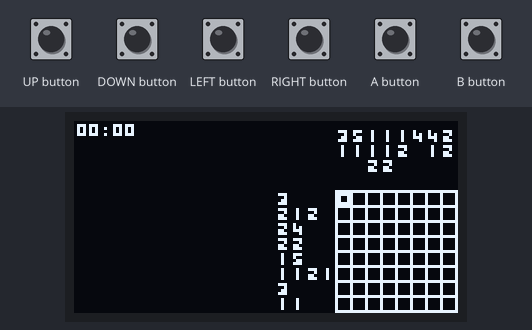
Simulated run of this sketch. Board: Arduboy, built with avr-gcc and run on an emulated ATmega32U4. On the bench: 128×64 one-colour display. The test bench sets the inputs (shaded band). Random numbers use the default seed unless the sketch sets one.

Above: at 1.2 s.
1.3 s: A button pressed for 0.15 s
At 3.6 s:
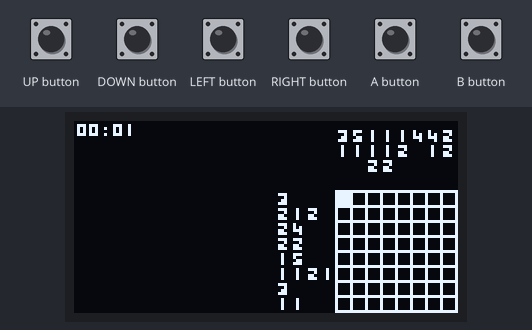
4.4 s: DOWN button pressed for 0.15 s
At 5.1 s:
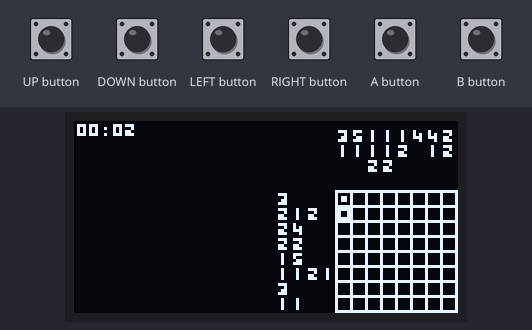
6.1 s: A button pressed for 1 s
10.1 s: UP button pressed for 0.15 s
At 12.4 s:
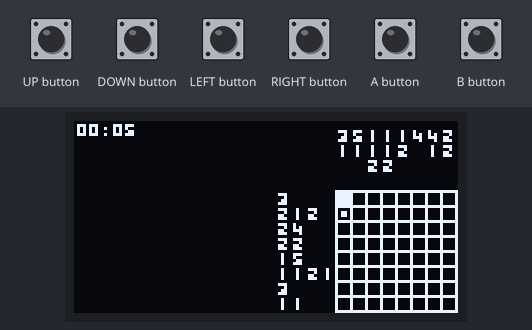
12.9 s: DOWN button pressed for 1 s
At 16.7 s:
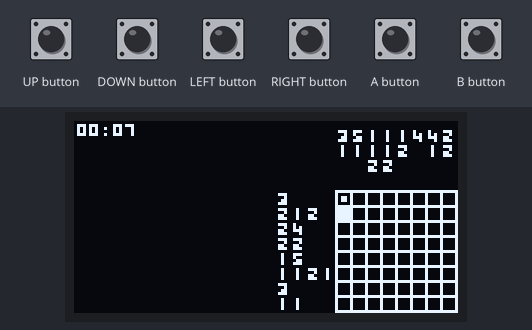
16.9 s: DOWN button pressed for 0.15 s
At 19.6 s:
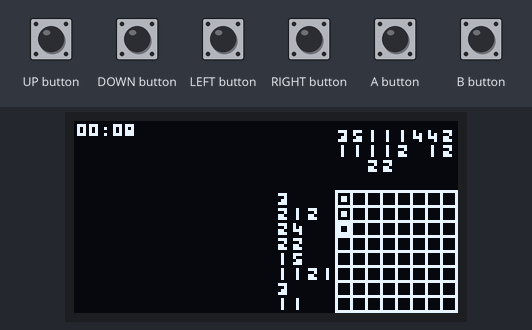
Timing chart, 0 to 21.0 s (numbered marks = the images above; inputs shaded):
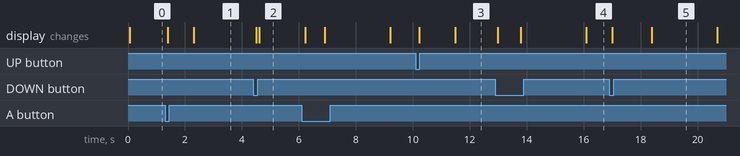

The sketch:

208-picross.ino
```cpp
#include <SPI.h>
#include <EEPROM.h>

#include <avr/pgmspace.h>

#include <Arduboy.h>

Arduboy arduboy;

// frame counter, 2-byte unsigned int, max 65536
unsigned int _microcanvas_frame_counter = 0;

// sprintf() textbuffer for drawText
char _microcanvas_textbuffer[32];

// global state machine
unsigned int _microcanvas_state;

// global current drawing color
unsigned int _microcanvas_fill_color = WHITE;

#define LENGTHOF(x)  (sizeof(x) / sizeof(x[0]))

PROGMEM const unsigned char gfx_win[] = {
  /*13x5*/ 0x00, 0x0e, 0x10, 0x08, 0x10, 0x0e, 0x00, 0x1e, 0x00, 0x1e, 0x04, 0x08, 0x1e };
PROGMEM const unsigned char gfx_field[] = {
  /*5x5x4*/ 0x1f, 0x01, 0x01, 0x01, 0x01, 0x1f, 0x01, 0x0d, 0x0d, 0x01, 0x1f, 0x1f, 0x13, 0x13, 0x1f, 0x1f, 0x1f, 0x1f, 0x1f, 0x1f };
PROGMEM const unsigned char gfx_numbers[] = {
  /*5x5x12*/ 0x00, 0x1e, 0x12, 0x1e, 0x00, 0x00, 0x00, 0x1e, 0x00, 0x00, 0x00, 0x1a, 0x1a, 0x16, 0x00, 0x00, 0x12, 0x1a, 0x1e, 0x00, 0x00, 0x0e, 0x08, 0x1c, 0x00, 0x00, 0x16, 0x1a, 0x1a, 0x00, 0x00, 0x1e, 0x18, 0x18, 0x00, 0x00, 0x02, 0x02, 0x1e, 0x00, 0x00, 0x1e, 0x1a, 0x1e, 0x00, 0x00, 0x0e, 0x0a, 0x1e, 0x00, 0x00, 0x00, 0x14, 0x00, 0x00, 0x00, 0x00, 0x00, 0x00, 0x00 };


const byte GFX_WIN_WIDTH = 13;
const byte GFX_WIN_HEIGHT = 5;
const byte GFX_WIN_FRAMES = 0;
const byte GFX_WIN_FRAMESIZE = 13;
const byte GFX_FIELD_WIDTH = 5;
const byte GFX_FIELD_HEIGHT = 5;
const byte GFX_FIELD_FRAMES = 4;
const byte GFX_FIELD_FRAMESIZE = 5;
const byte GFX_NUMBERS_WIDTH = 5;
const byte GFX_NUMBERS_HEIGHT = 5;
const byte GFX_NUMBERS_FRAMES = 12;
const byte GFX_NUMBERS_FRAMESIZE = 5;

int field_size = 8;
int sprite_size = 5;
int pressed = false;
int time_start;
int time_now;
int row_info_0[] = { 11, 11, 11, 11 };
int row_info_1[] = { 11, 11, 11, 11 };
int row_info_2[] = { 11, 11, 11, 11 };
int row_info_3[] = { 11, 11, 11, 11 };
int row_info_4[] = { 11, 11, 11, 11 };
int row_info_5[] = { 11, 11, 11, 11 };
int row_info_6[] = { 11, 11, 11, 11 };
int row_info_7[] = { 11, 11, 11, 11 };
int board_0[] = { 0, 0, 0, 0, 0, 0, 0, 0 };
int board_1[] = { 0, 0, 0, 0, 0, 0, 0, 0 };
int board_2[] = { 0, 0, 0, 0, 0, 0, 0, 0 };
int board_3[] = { 0, 0, 0, 0, 0, 0, 0, 0 };
int board_4[] = { 0, 0, 0, 0, 0, 0, 0, 0 };
int board_5[] = { 0, 0, 0, 0, 0, 0, 0, 0 };
int board_6[] = { 0, 0, 0, 0, 0, 0, 0, 0 };
int board_7[] = { 0, 0, 0, 0, 0, 0, 0, 0 };
int column_info_0[] = { 11, 11, 11, 11 };
int column_info_1[] = { 11, 11, 11, 11 };
int column_info_2[] = { 11, 11, 11, 11 };
int column_info_3[] = { 11, 11, 11, 11 };
int column_info_4[] = { 11, 11, 11, 11 };
int column_info_5[] = { 11, 11, 11, 11 };
int column_info_6[] = { 11, 11, 11, 11 };
int column_info_7[] = { 11, 11, 11, 11 };
int current_0[] = { 0, 0, 0, 0, 0, 0, 0, 0 };
int current_1[] = { 0, 0, 0, 0, 0, 0, 0, 0 };
int current_2[] = { 0, 0, 0, 0, 0, 0, 0, 0 };
int current_3[] = { 0, 0, 0, 0, 0, 0, 0, 0 };
int current_4[] = { 0, 0, 0, 0, 0, 0, 0, 0 };
int current_5[] = { 0, 0, 0, 0, 0, 0, 0, 0 };
int current_6[] = { 0, 0, 0, 0, 0, 0, 0, 0 };
int current_7[] = { 0, 0, 0, 0, 0, 0, 0, 0 };
int game_active;
int resetting = false;
int cursor_pos_x = 0;
int cursor_pos_y = 0;
int field_px_size = field_size * sprite_size;
int display_width = 128;
int display_height = 64;
int field_start_x = (display_width - field_px_size) - 1;
int field_start_y = (display_height - field_px_size) - 1;

void generate(int* arr, int* info_arr) {
////// FUNCTION BODY //////
for (unsigned int _a_fill_idx_ = 0; _a_fill_idx_ < LENGTHOF( arr ); ++_a_fill_idx_) arr[_a_fill_idx_] = 0;
int block = 0;
int block_num = 3;
for (int i = 0; i < field_size; i++) {
  arr[ i ] = random( 0, 2 );
  if (arr[ i ] == 1) {
  block = block + 1;
} else if (block > 0) {
  info_arr[ block_num ] = block;
  block_num = block_num - 1;
  block = 0;
}
}
if (block > 0) {
  info_arr[ block_num ] = block;
}

}
void calc_column(int* info_arr, int x) {
////// FUNCTION BODY //////
for (unsigned int _a_fill_idx_ = 0; _a_fill_idx_ < LENGTHOF( info_arr ); ++_a_fill_idx_) info_arr[_a_fill_idx_] = 11;
int block = 0;
int block_num = 3;
if (board_0[ x ] == 1) {
  block = block + 1;
} else if (block > 0) {
  info_arr[ block_num ] = block;
  block_num = block_num - 1;
  block = 0;
}
if (board_1[ x ] == 1) {
  block = block + 1;
} else if (block > 0) {
  info_arr[ block_num ] = block;
  block_num = block_num - 1;
  block = 0;
}
if (board_2[ x ] == 1) {
  block = block + 1;
} else if (block > 0) {
  info_arr[ block_num ] = block;
  block_num = block_num - 1;
  block = 0;
}
if (board_3[ x ] == 1) {
  block = block + 1;
} else if (block > 0) {
  info_arr[ block_num ] = block;
  block_num = block_num - 1;
  block = 0;
}
if (board_4[ x ] == 1) {
  block = block + 1;
} else if (block > 0) {
  info_arr[ block_num ] = block;
  block_num = block_num - 1;
  block = 0;
}
if (board_5[ x ] == 1) {
  block = block + 1;
} else if (block > 0) {
  info_arr[ block_num ] = block;
  block_num = block_num - 1;
  block = 0;
}
if (board_6[ x ] == 1) {
  block = block + 1;
} else if (block > 0) {
  info_arr[ block_num ] = block;
  block_num = block_num - 1;
  block = 0;
}
if (board_7[ x ] == 1) {
  block = block + 1;
} else if (block > 0) {
  info_arr[ block_num ] = block;
  block_num = block_num - 1;
  block = 0;
}
if (block > 0) {
  info_arr[ block_num ] = block;
}

}
void mark(int* arr, int x) {
////// FUNCTION BODY //////
if (arr[ x ] == 0) {
  arr[ x ] = 1;
} else {
  arr[ x ] = 0;
}

}
void mark_row(int x, int y) {
////// FUNCTION BODY //////
if (y == 0) {
  mark( current_0, x );
} else if (y == 1) {
  mark( current_1, x );
} else if (y == 2) {
  mark( current_2, x );
} else if (y == 3) {
  mark( current_3, x );
} else if (y == 4) {
  mark( current_4, x );
} else if (y == 5) {
  mark( current_5, x );
} else if (y == 6) {
  mark( current_6, x );
} else if (y == 7) {
  mark( current_7, x );
}

}
int check_row(int* board, int* current) {
////// FUNCTION BODY //////
for (int i = 0; i < field_size; i++) {
  if (board[ i ] != current[ i ]) {
  return 0;
}
}
return 1;

}
int check_board() {
////// FUNCTION BODY //////
return (((((((check_row( board_0, current_0 ) + check_row( board_1, current_1 )) + check_row( board_2, current_2 )) + check_row( board_3, current_3 )) + check_row( board_4, current_4 )) + check_row( board_5, current_5 )) + check_row( board_6, current_6 )) + check_row( board_7, current_7 )) == 8;

}
void start_game() {
////// FUNCTION BODY //////
for (unsigned int _a_fill_idx_ = 0; _a_fill_idx_ < LENGTHOF( row_info_0 ); ++_a_fill_idx_) row_info_0[_a_fill_idx_] = 11;
for (unsigned int _a_fill_idx_ = 0; _a_fill_idx_ < LENGTHOF( row_info_1 ); ++_a_fill_idx_) row_info_1[_a_fill_idx_] = 11;
for (unsigned int _a_fill_idx_ = 0; _a_fill_idx_ < LENGTHOF( row_info_2 ); ++_a_fill_idx_) row_info_2[_a_fill_idx_] = 11;
for (unsigned int _a_fill_idx_ = 0; _a_fill_idx_ < LENGTHOF( row_info_3 ); ++_a_fill_idx_) row_info_3[_a_fill_idx_] = 11;
for (unsigned int _a_fill_idx_ = 0; _a_fill_idx_ < LENGTHOF( row_info_4 ); ++_a_fill_idx_) row_info_4[_a_fill_idx_] = 11;
for (unsigned int _a_fill_idx_ = 0; _a_fill_idx_ < LENGTHOF( row_info_5 ); ++_a_fill_idx_) row_info_5[_a_fill_idx_] = 11;
for (unsigned int _a_fill_idx_ = 0; _a_fill_idx_ < LENGTHOF( row_info_6 ); ++_a_fill_idx_) row_info_6[_a_fill_idx_] = 11;
for (unsigned int _a_fill_idx_ = 0; _a_fill_idx_ < LENGTHOF( row_info_7 ); ++_a_fill_idx_) row_info_7[_a_fill_idx_] = 11;
for (unsigned int _a_fill_idx_ = 0; _a_fill_idx_ < LENGTHOF( current_0 ); ++_a_fill_idx_) current_0[_a_fill_idx_] = 0;
for (unsigned int _a_fill_idx_ = 0; _a_fill_idx_ < LENGTHOF( current_1 ); ++_a_fill_idx_) current_1[_a_fill_idx_] = 0;
for (unsigned int _a_fill_idx_ = 0; _a_fill_idx_ < LENGTHOF( current_2 ); ++_a_fill_idx_) current_2[_a_fill_idx_] = 0;
for (unsigned int _a_fill_idx_ = 0; _a_fill_idx_ < LENGTHOF( current_3 ); ++_a_fill_idx_) current_3[_a_fill_idx_] = 0;
for (unsigned int _a_fill_idx_ = 0; _a_fill_idx_ < LENGTHOF( current_4 ); ++_a_fill_idx_) current_4[_a_fill_idx_] = 0;
for (unsigned int _a_fill_idx_ = 0; _a_fill_idx_ < LENGTHOF( current_5 ); ++_a_fill_idx_) current_5[_a_fill_idx_] = 0;
for (unsigned int _a_fill_idx_ = 0; _a_fill_idx_ < LENGTHOF( current_6 ); ++_a_fill_idx_) current_6[_a_fill_idx_] = 0;
for (unsigned int _a_fill_idx_ = 0; _a_fill_idx_ < LENGTHOF( current_7 ); ++_a_fill_idx_) current_7[_a_fill_idx_] = 0;
generate( board_0, row_info_0 );
generate( board_1, row_info_1 );
generate( board_2, row_info_2 );
generate( board_3, row_info_3 );
generate( board_4, row_info_4 );
generate( board_5, row_info_5 );
generate( board_6, row_info_6 );
generate( board_7, row_info_7 );
calc_column( column_info_0, 0 );
calc_column( column_info_1, 1 );
calc_column( column_info_2, 2 );
calc_column( column_info_3, 3 );
calc_column( column_info_4, 4 );
calc_column( column_info_5, 5 );
calc_column( column_info_6, 6 );
calc_column( column_info_7, 7 );
game_active = true;
resetting = false;
time_start = _microcanvas_frame_counter;

}
void draw_row(int y, int* arr, int* info_arr) {
////// FUNCTION BODY //////
for (int x = 0; x < field_size; x++) {
  int type = arr[ x ];
  if (x == cursor_pos_x && y == cursor_pos_y) {
  type = type + 2;
}
  for (int i = 0; i < 4; i++) {
  arduboy.drawBitmap( (field_start_x - 5) - i * sprite_size, field_start_y + y * sprite_size, gfx_numbers + GFX_NUMBERS_FRAMESIZE*(info_arr[ i ]), GFX_NUMBERS_WIDTH, GFX_NUMBERS_HEIGHT, WHITE );
}
  arduboy.drawBitmap( field_start_x + x * sprite_size, field_start_y + y * sprite_size, gfx_field + GFX_FIELD_FRAMESIZE*(type), GFX_FIELD_WIDTH, GFX_FIELD_HEIGHT, WHITE );
}

}

void setup() {
  _microcanvas_frame_counter = 0;

  // cpuLoad() will only be 0 right after boot
  if (!arduboy.cpuLoad()) arduboy.begin();

////// CUSTOM SETUP //////
start_game();
}

void loop() {
  if (!arduboy.nextFrame()) return;

  ++_microcanvas_frame_counter;
  if (_microcanvas_frame_counter==60000) _microcanvas_frame_counter = 0;

////// LOOP CONTENTS TO FOLLOW //////
arduboy.clear();
if (check_board()) {
  game_active = false;
  arduboy.drawBitmap( 0, 5, gfx_win + GFX_WIN_FRAMESIZE*(0), GFX_WIN_WIDTH, GFX_WIN_HEIGHT, WHITE );
}
if (!resetting && arduboy.everyXFrames( 3 )) {
  if (arduboy.pressed( RIGHT_BUTTON )) {
  if (!pressed) {
  cursor_pos_x = min( cursor_pos_x + 1, 7 );
  pressed = true;
}
} else if (arduboy.pressed( LEFT_BUTTON )) {
  if (!pressed) {
  cursor_pos_x = max( cursor_pos_x - 1, 0 );
  pressed = true;
}
} else if (arduboy.pressed( DOWN_BUTTON )) {
  if (!pressed) {
  cursor_pos_y = min( cursor_pos_y + 1, 7 );
  pressed = true;
}
} else if (arduboy.pressed( UP_BUTTON )) {
  if (!pressed) {
  cursor_pos_y = max( cursor_pos_y - 1, 0 );
  pressed = true;
  if (arduboy.pressed( B_BUTTON )) {
  int i = 0;
  while (i < LENGTHOF( current_0 )) {
  current_0[ i ] = board_0[ i ];
  current_1[ i ] = board_1[ i ];
  current_2[ i ] = board_2[ i ];
  current_3[ i ] = board_3[ i ];
  current_4[ i ] = board_4[ i ];
  current_5[ i ] = board_5[ i ];
  current_6[ i ] = board_6[ i ];
  current_7[ i ] = board_7[ i ];
  ++i;
}
}
}
} else if (arduboy.pressed( A_BUTTON )) {
  if (!pressed) {
  pressed = true;
  if (game_active) {
  mark_row( cursor_pos_x, cursor_pos_y );
}
  if (arduboy.pressed( B_BUTTON )) {
  resetting = true;
  ;
  start_game();
}
}
} else {
  pressed = false;
}
}
if (game_active) {
  time_now = _microcanvas_frame_counter;
}
int time_diff = time_now - time_start;
int time_diff_m = (int)floor( time_diff / 60 / 60 );
int time_diff_s = (int)floor( time_diff / 60 ) % 60;
arduboy.drawBitmap( 0, 0, gfx_numbers + GFX_NUMBERS_FRAMESIZE*((int)floor( time_diff_m / 10 )), GFX_NUMBERS_WIDTH, GFX_NUMBERS_HEIGHT, WHITE );
arduboy.drawBitmap( 4, 0, gfx_numbers + GFX_NUMBERS_FRAMESIZE*(time_diff_m - (int)floor( time_diff_m / 10 ) * 10), GFX_NUMBERS_WIDTH, GFX_NUMBERS_HEIGHT, WHITE );
arduboy.drawBitmap( 8, 0, gfx_numbers + GFX_NUMBERS_FRAMESIZE*(10), GFX_NUMBERS_WIDTH, GFX_NUMBERS_HEIGHT, WHITE );
arduboy.drawBitmap( 12, 0, gfx_numbers + GFX_NUMBERS_FRAMESIZE*((int)floor( time_diff_s / 10 )), GFX_NUMBERS_WIDTH, GFX_NUMBERS_HEIGHT, WHITE );
arduboy.drawBitmap( 16, 0, gfx_numbers + GFX_NUMBERS_FRAMESIZE*(time_diff_s - (int)floor( time_diff_s / 10 ) * 10), GFX_NUMBERS_WIDTH, GFX_NUMBERS_HEIGHT, WHITE );
for (int i = 0; i < 4; i++) {
  arduboy.drawBitmap( field_start_x + 0 * sprite_size, (field_start_y - 6) - i * sprite_size, gfx_numbers + GFX_NUMBERS_FRAMESIZE*(column_info_0[ i ]), GFX_NUMBERS_WIDTH, GFX_NUMBERS_HEIGHT, WHITE );
  arduboy.drawBitmap( field_start_x + 1 * sprite_size, (field_start_y - 6) - i * sprite_size, gfx_numbers + GFX_NUMBERS_FRAMESIZE*(column_info_1[ i ]), GFX_NUMBERS_WIDTH, GFX_NUMBERS_HEIGHT, WHITE );
  arduboy.drawBitmap( field_start_x + 2 * sprite_size, (field_start_y - 6) - i * sprite_size, gfx_numbers + GFX_NUMBERS_FRAMESIZE*(column_info_2[ i ]), GFX_NUMBERS_WIDTH, GFX_NUMBERS_HEIGHT, WHITE );
  arduboy.drawBitmap( field_start_x + 3 * sprite_size, (field_start_y - 6) - i * sprite_size, gfx_numbers + GFX_NUMBERS_FRAMESIZE*(column_info_3[ i ]), GFX_NUMBERS_WIDTH, GFX_NUMBERS_HEIGHT, WHITE );
  arduboy.drawBitmap( field_start_x + 4 * sprite_size, (field_start_y - 6) - i * sprite_size, gfx_numbers + GFX_NUMBERS_FRAMESIZE*(column_info_4[ i ]), GFX_NUMBERS_WIDTH, GFX_NUMBERS_HEIGHT, WHITE );
  arduboy.drawBitmap( field_start_x + 5 * sprite_size, (field_start_y - 6) - i * sprite_size, gfx_numbers + GFX_NUMBERS_FRAMESIZE*(column_info_5[ i ]), GFX_NUMBERS_WIDTH, GFX_NUMBERS_HEIGHT, WHITE );
  arduboy.drawBitmap( field_start_x + 6 * sprite_size, (field_start_y - 6) - i * sprite_size, gfx_numbers + GFX_NUMBERS_FRAMESIZE*(column_info_6[ i ]), GFX_NUMBERS_WIDTH, GFX_NUMBERS_HEIGHT, WHITE );
  arduboy.drawBitmap( field_start_x + 7 * sprite_size, (field_start_y - 6) - i * sprite_size, gfx_numbers + GFX_NUMBERS_FRAMESIZE*(column_info_7[ i ]), GFX_NUMBERS_WIDTH, GFX_NUMBERS_HEIGHT, WHITE );
}
draw_row( 0, current_0, row_info_0 );
draw_row( 1, current_1, row_info_1 );
draw_row( 2, current_2, row_info_2 );
draw_row( 3, current_3, row_info_3 );
draw_row( 4, current_4, row_info_4 );
draw_row( 5, current_5, row_info_5 );
draw_row( 6, current_6, row_info_6 );
draw_row( 7, current_7, row_info_7 );
arduboy.fillRect( field_start_x + field_px_size, field_start_y, field_start_x + field_px_size, display_height, WHITE );
arduboy.fillRect( field_start_x, field_start_y + field_px_size, field_start_x + field_px_size, field_start_y + field_px_size, WHITE );
////// END OF LOOP CONTENTS //////

  arduboy.display();
}
```
